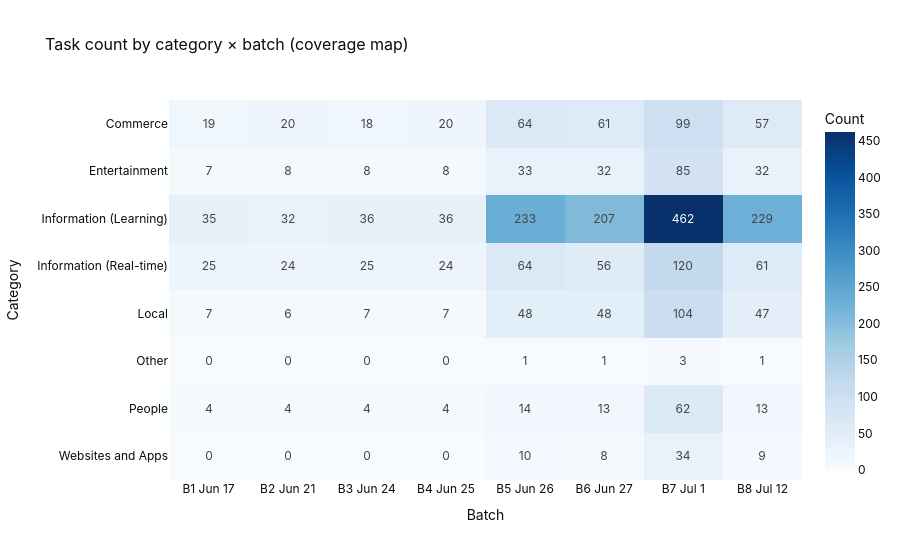

Notebook source saved alongside this figure:
### Markdown cell above
### 4.7 Category coverage varies across batches

### Code cell
# ⚠️ GOTCHA: 'Other' and 'Websites and Apps' are absent from early batches.
# Category composition shifts can masquerade as model improvement — check both.
cat_batch = df.groupby(["batch_label","prompt_category"]).size().reset_index(name="count")
pivot_cat = cat_batch.pivot(index="prompt_category", columns="batch_label", values="count").fillna(0)
# reorder columns chronologically
ordered_cols = [BATCH_LABELS[b] for b in sorted(BATCH_ORDER, key=BATCH_ORDER.get)]
pivot_cat = pivot_cat[[c for c in ordered_cols if c in pivot_cat.columns]]

fig = px.imshow(
    pivot_cat, text_auto=True, aspect="auto",
    color_continuous_scale="Blues", template=PLOTLY_TEMPLATE,
    title="Task count by category × batch (coverage map)",
    labels={"x":"Batch","y":"Category","color":"Count"},
)
fig.show()

### Figure 1 — Plotly figure (JSON) as saved in the notebook; plotly's stock layout.template omitted (floating-point values rounded to 4 significant figures)
{"data": [{"coloraxis": "coloraxis", "hovertemplate": "Batch: %{x}<br>Category: %{y}<br>Count: %{z}<extra></extra>", "name": "0", "texttemplate": "%{z}", "type": "heatmap", "x": ["B1 Jun 17", "B2 Jun 21", "B3 Jun 24", "B4 Jun 25", "B5 Jun 26", "B6 Jun 27", "B7 Jul 1", "B8 Jul 12"], "xaxis": "x", "y": ["Commerce", "Entertainment", "Information (Learning)", "Information (Real-time)", "Local", "Other", "People", "Websites and Apps"], "yaxis": "y", "z": [[19.0, 20.0, 18.0, 20.0, 64.0, 61.0, 99.0, 57.0], [7.0, 8.0, 8.0, 8.0, 33.0, 32.0, 85.0, 32.0], [35.0, 32.0, 36.0, 36.0, 233.0, 207.0, 462.0, 229.0], [25.0, 24.0, 25.0, 24.0, 64.0, 56.0, 120.0, 61.0], [7.0, 6.0, 7.0, 7.0, 48.0, 48.0, 104.0, 47.0], [0.0, 0.0, 0.0, 0.0, 1.0, 1.0, 3.0, 1.0], [4.0, 4.0, 4.0, 4.0, 14.0, 13.0, 62.0, 13.0], [0.0, 0.0, 0.0, 0.0, 10.0, 8.0, 34.0, 9.0]]}], "layout": {"coloraxis": {"colorbar": {"title": {"text": "Count"}}, "colorscale": [[0, "rgb(247,251,255)"], [0.125, "rgb(222,235,247)"], [0.25, "rgb(198,219,239)"], [0.375, "rgb(158,202,225)"], [0.5, "rgb(107,174,214)"], [0.625, "rgb(66,146,198)"], [0.75, "rgb(33,113,181)"], [0.875, "rgb(8,81,156)"], [1, "rgb(8,48,107)"]]}, "title": {"text": "Task count by category × batch (coverage map)"}, "xaxis": {"anchor": "y", "domain": [0, 1], "title": {"text": "Batch"}}, "yaxis": {"anchor": "x", "autorange": "reversed", "domain": [0, 1], "title": {"text": "Category"}}}}
